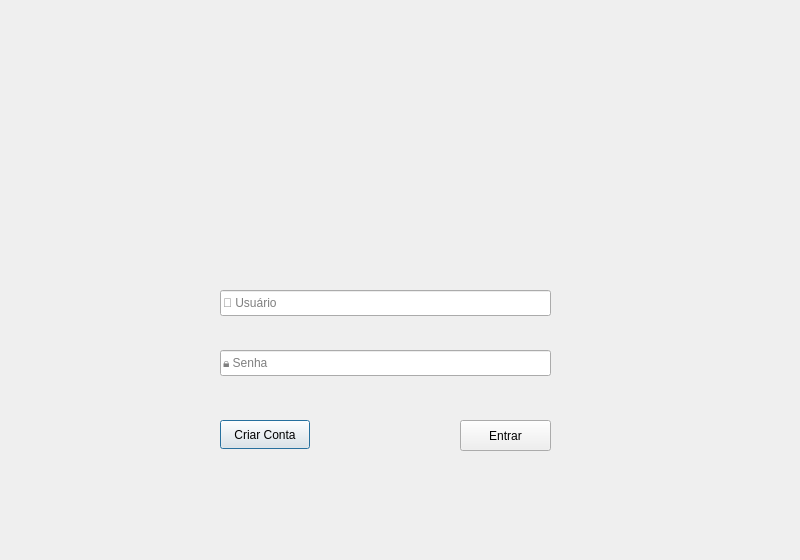
<?xml version="1.0" encoding="UTF-8"?>
<ui version="4.0">
 <class>LoginDialog</class>
 <widget class="QDialog" name="LoginDialog">
  <property name="enabled">
   <bool>true</bool>
  </property>
  <property name="geometry">
   <rect>
    <x>0</x>
    <y>0</y>
    <width>800</width>
    <height>560</height>
   </rect>
  </property>
  <property name="windowTitle">
   <string>Dialog</string>
  </property>
  <property name="autoFillBackground">
   <bool>false</bool>
  </property>
  <property name="styleSheet">
   <string notr="true"/>
  </property>
  <widget class="QLabel" name="logo">
   <property name="geometry">
    <rect>
     <x>290</x>
     <y>60</y>
     <width>211</width>
     <height>201</height>
    </rect>
   </property>
   <property name="styleSheet">
    <string notr="true"/>
   </property>
   <property name="text">
    <string/>
   </property>
   <property name="pixmap">
    <pixmap resource="icons.qrc">:/images/imagens/logoo.png</pixmap>
   </property>
   <property name="scaledContents">
    <bool>true</bool>
   </property>
  </widget>
  <widget class="QLineEdit" name="line_usuario">
   <property name="geometry">
    <rect>
     <x>220</x>
     <y>290</y>
     <width>331</width>
     <height>26</height>
    </rect>
   </property>
   <property name="text">
    <string/>
   </property>
   <property name="placeholderText">
    <string>👤 Usuário</string>
   </property>
  </widget>
  <widget class="QLineEdit" name="line_senha">
   <property name="geometry">
    <rect>
     <x>220</x>
     <y>350</y>
     <width>331</width>
     <height>26</height>
    </rect>
   </property>
   <property name="text">
    <string/>
   </property>
   <property name="placeholderText">
    <string>🔒 Senha</string>
   </property>
  </widget>
  <widget class="QPushButton" name="entrarButton">
   <property name="enabled">
    <bool>true</bool>
   </property>
   <property name="geometry">
    <rect>
     <x>460</x>
     <y>420</y>
     <width>91</width>
     <height>31</height>
    </rect>
   </property>
   <property name="autoFillBackground">
    <bool>false</bool>
   </property>
   <property name="styleSheet">
    <string notr="true"/>
   </property>
   <property name="text">
    <string>Entrar</string>
   </property>
   <property name="checkable">
    <bool>false</bool>
   </property>
   <property name="autoRepeat">
    <bool>false</bool>
   </property>
   <property name="autoDefault">
    <bool>false</bool>
   </property>
   <property name="flat">
    <bool>false</bool>
   </property>
  </widget>
  <widget class="QPushButton" name="criarconta">
   <property name="geometry">
    <rect>
     <x>220</x>
     <y>420</y>
     <width>90</width>
     <height>29</height>
    </rect>
   </property>
   <property name="text">
    <string>Criar Conta</string>
   </property>
  </widget>
  <widget class="QLabel" name="fundoPreto">
   <property name="geometry">
    <rect>
     <x>140</x>
     <y>30</y>
     <width>521</width>
     <height>501</height>
    </rect>
   </property>
   <property name="styleSheet">
    <string notr="true">background-image: url(:/images/imagens/2.png);
border-radius: 20px;</string>
   </property>
   <property name="text">
    <string/>
   </property>
  </widget>
  <widget class="QLabel" name="logo_2">
   <property name="geometry">
    <rect>
     <x>0</x>
     <y>0</y>
     <width>821</width>
     <height>581</height>
    </rect>
   </property>
   <property name="styleSheet">
    <string notr="true"/>
   </property>
   <property name="text">
    <string/>
   </property>
   <property name="pixmap">
    <pixmap resource="icons.qrc">:/images/imagens/fundo_2.png</pixmap>
   </property>
   <property name="scaledContents">
    <bool>true</bool>
   </property>
  </widget>
  <zorder>logo_2</zorder>
  <zorder>fundoPreto</zorder>
  <zorder>line_usuario</zorder>
  <zorder>line_senha</zorder>
  <zorder>logo</zorder>
  <zorder>entrarButton</zorder>
  <zorder>criarconta</zorder>
 </widget>
 <resources>
  <include location="icons.qrc"/>
 </resources>
 <connections/>
</ui>
